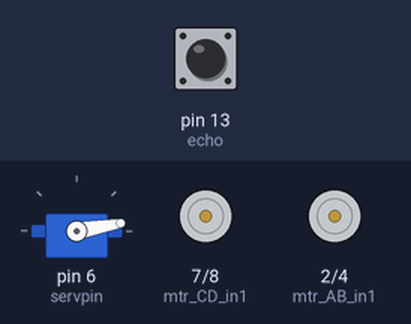
Recording of a sketch running on a simulated Arduino Uno, built with avr-gcc and run on an emulated ATmega328P. Shown: servo, motor-driver pin pairs drawn as motors (green arrow = first pin HIGH = forward, orange = second pin HIGH = backward, longer = more drive, scaled by the enable pin). The test bench sets the inputs (shaded band); at power-on: pin 13 (echo) LOW.

Above: at 1.2 s.
1.3 s: pin 13 (echo) pulsed HIGH 5 times (0.12 s each, 0.3 s apart)
At 3.4 s:
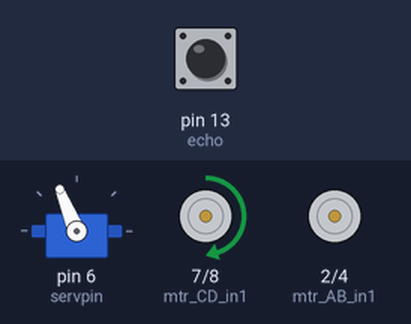
At 4.6 s:
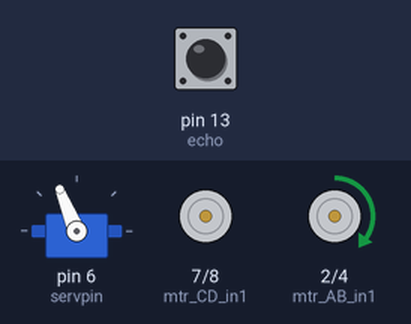
5.1 s: pin 13 (echo) pulsed HIGH 5 times (0.12 s each, 0.3 s apart)
At 12.4 s:
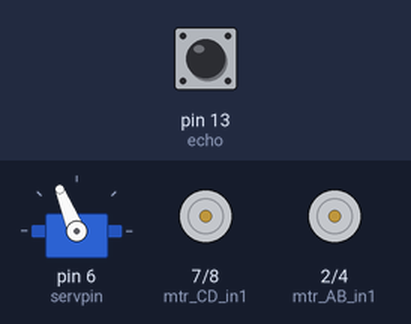
Timing chart, 0 to 14.2 s (numbered marks = the images above; inputs shaded):
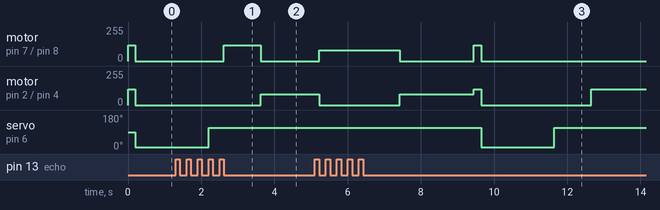

Measured:
- after the input at 1.3 s, motor on pin 7 (mtr_CD_in1) / pin 8 (mtr_CD_in2): stopped → forward 120/255 after 1.3 s, → stopped 1.0 s later; motor on pin 2 (mtr_AB_in1) / pin 4 (mtr_AB_in2): stopped → forward 80/255 after 2.3 s

The sketch:

AURAMAN.ino
```cpp
#include<Servo.h>
Servo serv;

int servpin= 6;

int trig= 12;
int echo= 13;
long durationf,distancef,durationr,distancer,refdistancer=30,error;
long tol= 3; //cm

int mtr_AB_en= 3;
int mtr_AB_in1= 2;
int mtr_AB_in2= 4;

int mtr_CD_en= 5;
int mtr_CD_in1= 7;
int mtr_CD_in2= 8;


void setup() {

  Serial.begin(9600);

  serv.attach(servpin);

  pinMode(trig, OUTPUT);
  pinMode(echo,INPUT);

  pinMode(mtr_AB_en,OUTPUT);
  pinMode(mtr_AB_in1,OUTPUT);
  pinMode(mtr_AB_in2,OUTPUT);

  pinMode(mtr_CD_en,OUTPUT);
  pinMode(mtr_CD_in1,OUTPUT);
  pinMode(mtr_CD_in2,OUTPUT);

}

void loop() {

  digitalWrite(mtr_AB_in1,HIGH);
  digitalWrite(mtr_AB_in2,LOW);
  analogWrite(mtr_AB_en,120);

  digitalWrite(mtr_CD_in1,HIGH);
  digitalWrite(mtr_CD_in2,LOW);
  analogWrite(mtr_CD_en,120);


  delay(200);


  digitalWrite(mtr_AB_in1,LOW);
  digitalWrite(mtr_AB_in2,LOW);

  digitalWrite(mtr_CD_in1,LOW);
  digitalWrite(mtr_CD_in2,LOW);


  serv.write(10);
  digitalWrite(trig,LOW);
  delayMicroseconds(2);
  digitalWrite(trig,HIGH);
  delayMicroseconds(10);
  durationf= pulseIn(echo, HIGH);
  distancef= (durationf*.0343)/2;

  delay(1000);

  serv.write(112);
  for (int i=1;i<=10;i++){
      digitalWrite(trig,LOW);
      delayMicroseconds(2);
      digitalWrite(trig,HIGH);
      delayMicroseconds(10);
      durationr= pulseIn(echo, HIGH);
      distancer= (durationr*.0343)/2;
      error= (distancer- refdistancer);
      if (abs(error)<=tol){
        break;
      }
      else if(error<0){
        digitalWrite(mtr_AB_in1,HIGH);
        digitalWrite(mtr_AB_in2,LOW);
        analogWrite(mtr_AB_en,80);

        digitalWrite(mtr_CD_in1,LOW); //left
        digitalWrite(mtr_CD_in2,LOW);

        delay(10);
        continue;

      }
      else if(error>0){
        digitalWrite(mtr_AB_in1,LOW);
        digitalWrite(mtr_AB_in2,LOW);

        digitalWrite(mtr_CD_in1,HIGH);//right
        digitalWrite(mtr_CD_in2,LOW);
        analogWrite(mtr_CD_en,80);

        delay(10);
        continue;

      }

  }
  delay(1000);


}
```
